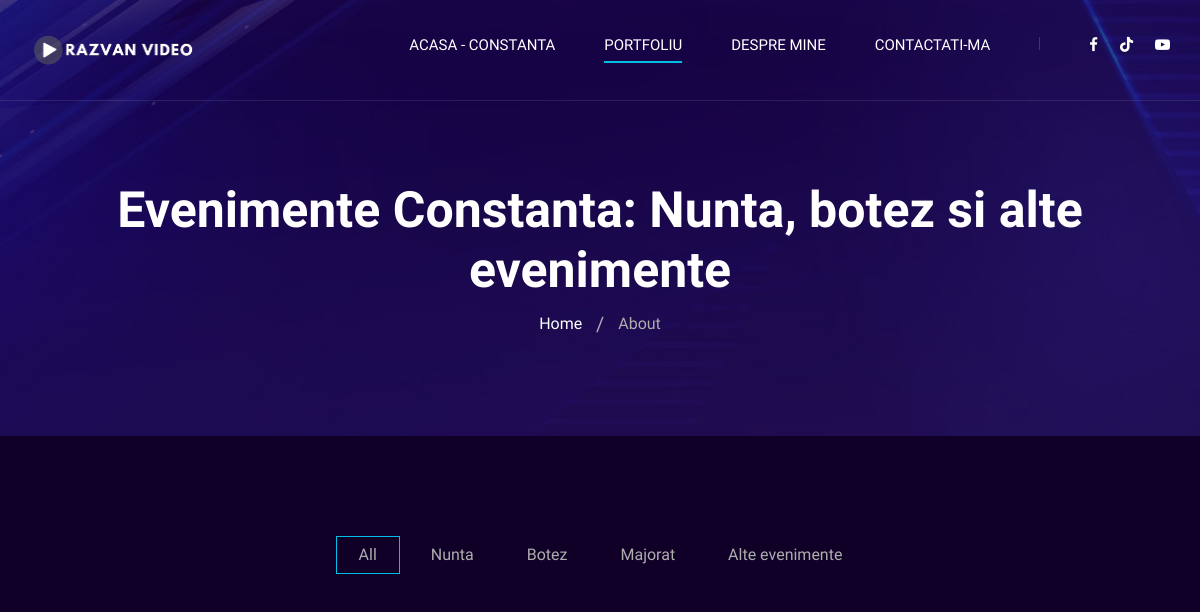
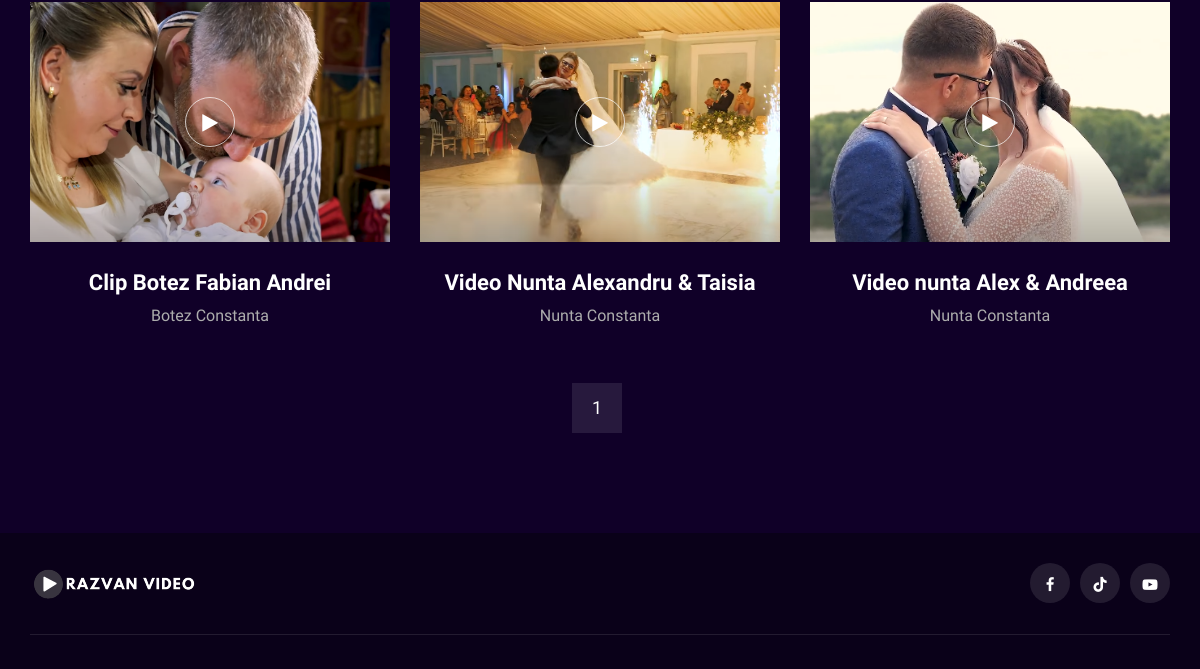
Page /evenimente-constanta-nunta-botez-majorat-si-altele?page=3 (upper part) on the earlier database version (2 pictures, top to bottom).
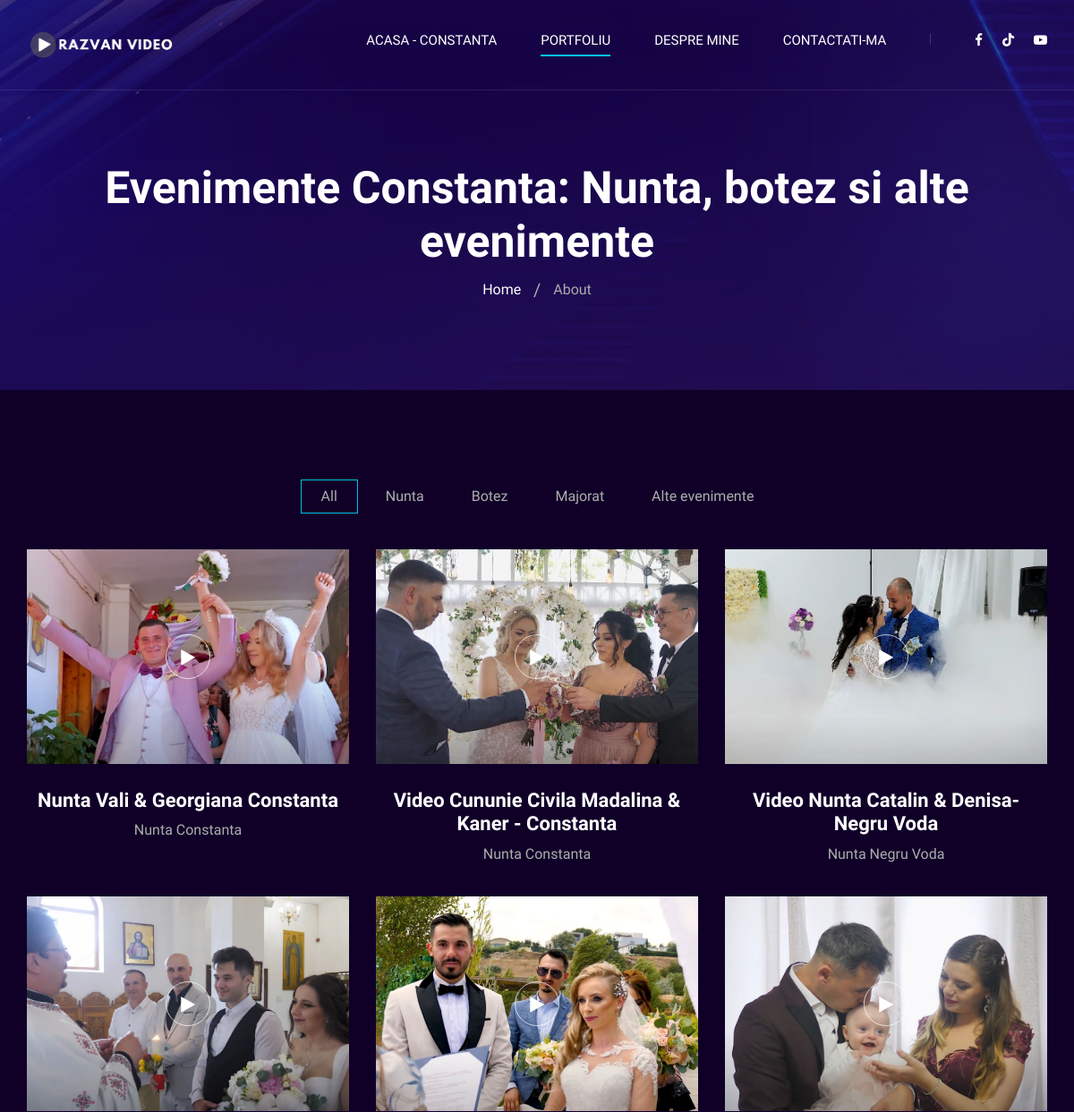
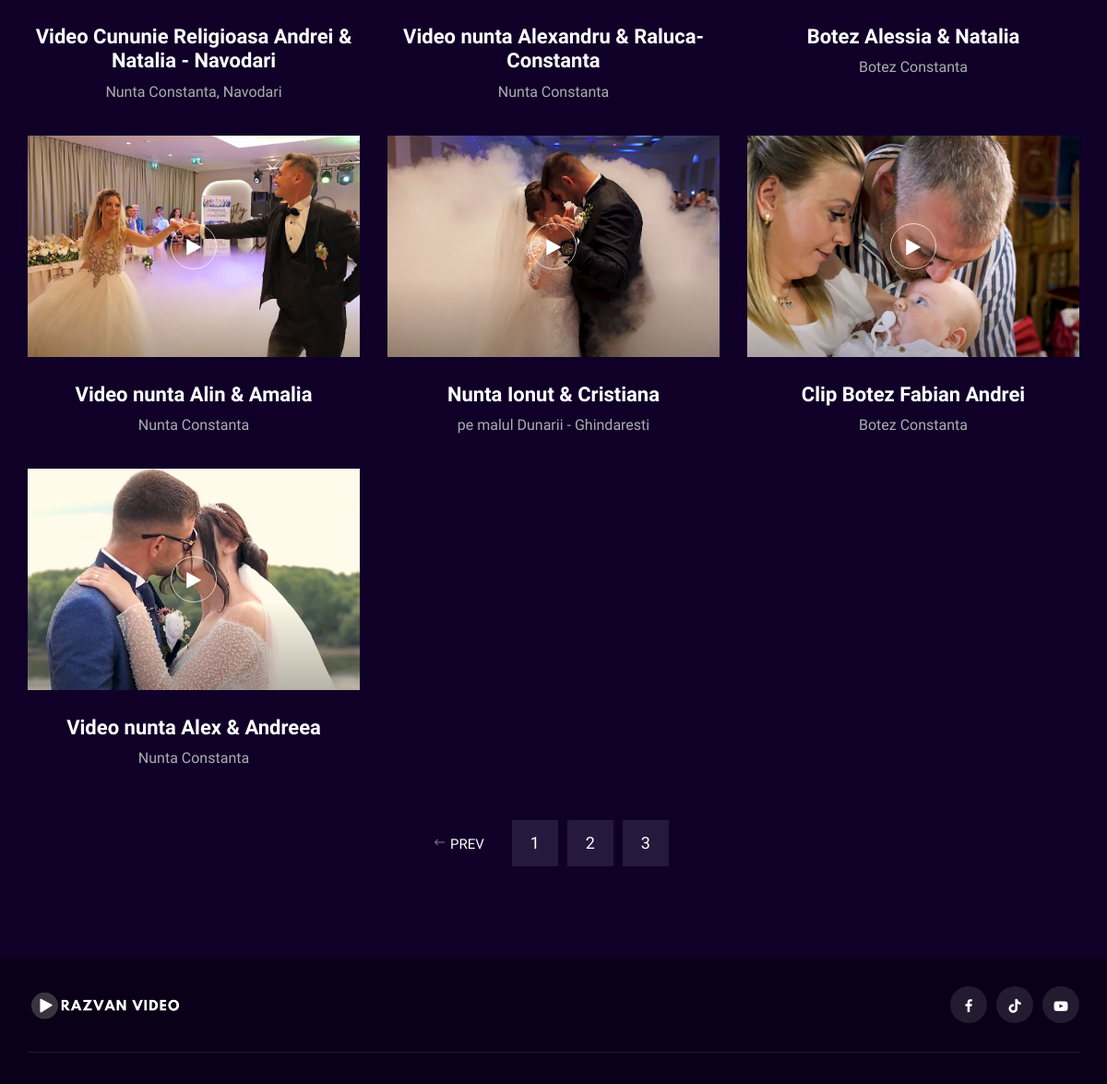
Same page on the later database version (2 pictures, top to bottom).
### home/models.py (models this page shows)
class Event(models.Model):
    TAG_CHOICES = [
        ('nunta', 'Nunta'),
        ('botez', 'Botez'),
        ('majorat', 'Majorat'),
        ('altele', 'Alte Evenimente'),
    ]
    name = models.CharField(max_length=200)
    description = models.CharField(max_length=200)
    youtube_link = models.URLField(max_length=200)
    image = models.ImageField(upload_to='event_images/')
    tag = models.CharField(max_length=50, choices=TAG_CHOICES, default='altele')
    def __str__(self):
        return self.name

### home/views.py (the view)
# urls.py: path('evenimente-constanta-nunta-botez-majorat-si-altele', views.ToateVideoclipurilePageView.as_view(), name="evenimente-constanta-nunta-botez-majorat-si-altele"),
class ToateVideoclipurilePageView(TemplateView):
    template_name = 'home/evenimente-constanta-nunta-botez-majorat-si-altele.html'
    def get_context_data(self, **kwargs):
        context = super().get_context_data(**kwargs)
        event_list = Event.objects.all().order_by('-id')
        print(event_list)
        paginator = Paginator(event_list, 12)
        page_number = self.request.GET.get('page')
        page_obj = paginator.get_page(page_number)
        context['page_obj'] = page_obj
        return context

### templates/home/evenimente-constanta-nunta-botez-majorat-si-altele.html (shortened to what this page needs)
{% extends 'base/base.html' %} {% load static %}
{% block content %}
<div
    class="breadcrumb-option spad set-bg"
    data-setbg="{% static 'home/img/breadcrumb-bg.jpg' %}"
>
    <div class="container">
        <div class="row">
            <div class="col-lg-12 text-center">
                <div class="breadcrumb__text">
                    <h2>
                        Evenimente Constanta: Nunta, botez si alte evenimente
                    </h2>
                    <div class="breadcrumb__links">
                        <a href="{% url 'home' %}">Home</a>
                        <span>About</span>
                    </div>
                </div>
            </div>
        </div>
    </div>
</div>
<section class="portfolio spad">
    <div class="container">
        <div class="row">
            <div class="col-lg-12">
                <ul class="portfolio__filter">
                    <li class="active" data-filter="*">All</li>
                    <li data-filter=".nunta">Nunta</li>
                    <li data-filter=".botez">Botez</li>
                    <li data-filter=".majorat">Majorat</li>
                    <li data-filter=".altele">Alte evenimente</li>
                </ul>
            </div>
        </div>
        <div class="row portfolio__gallery">
            {% for event in page_obj %}
            <div class="col-lg-4 col-md-6 col-sm-6 mix {{ event.tag }}">
                <div class="portfolio__item">
                    <div
                        class="portfolio__item__video set-bg"
                        data-setbg="{{ event.image.url }}"
                    >
                        <a href="{{ event.youtube_link }}" class="play-btn video-popup">
                            <i class="fa fa-play"></i>
                        </a>
                    </div>
                    <div class="portfolio__item__text">
                        <h4>{{ event.name }}</h4>
                        <span>{{ event.description }}</span>
                    </div>
                </div>
            </div>
            {% empty %}
            <div class="col-12">
                <p>Nu există evenimente disponibile.</p>
            </div>
            {% endfor %}
        </div>
         <div class="row">
            <div class="col-lg-12">
                <div class="pagination__option">
                    {% if page_obj.has_previous %}
                        <a href="?page={{ page_obj.previous_page_number }}" class="arrow__pagination left__arrow">
                            <span class="arrow_left"></span> Prev
                        </a>
                    {% endif %}
                    {% for num in page_obj.paginator.page_range %}
                        <a href="?page={{ num }}" class="number__pagination {% if page_obj.number == num %}active{% endif %}">{{ num }}</a>
                    {% endfor %}
                </div>
            </div>
        </div>
    </div>
</section>
{% endblock %}

Differences in the rows shown:
removed Event: shows a picture, name "Video Nunta Alexandru & Taisia", description "Nunta Constanta"
added Event: shows a picture, name "Nunta Vali & Georgiana Constanta", description "Nunta Constanta"
added Event: shows a picture, name "Video Cununie Civila Madalina & Kaner - Constanta", description "Nunta Constanta"
added Event: shows a picture, name "Video Nunta Catalin & Denisa- Negru Voda", description "Nunta Negru Voda"
added Event: shows a picture, name "Video Cununie Religioasa Andrei & Natalia - Navodari", description "Nunta Constanta, Navodari"
added Event: shows a picture, name "Video nunta Alexandru & Raluca- Constanta", description "Nunta Constanta"
added Event: shows a picture, name "Botez Alessia & Natalia", description "Botez Constanta"
added Event: shows a picture, name "Video nunta Alin & Amalia", description "Nunta Constanta"
added Event: shows a picture, name "Nunta Ionut & Cristiana", description "pe malul Dunarii - Ghindaresti"
Other differences:
text now shown: "PREV"
new list line: "2"
new list line: "3"
